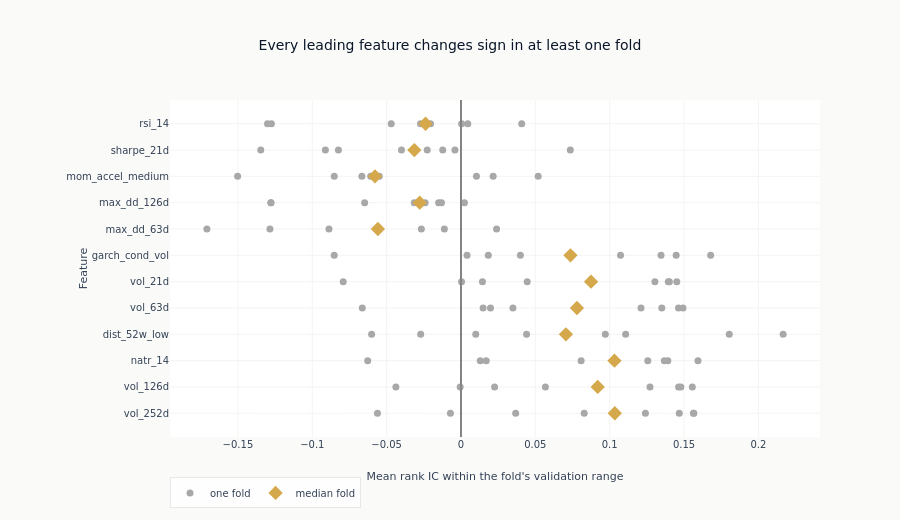

Notebook code cell kept with this figure:
### Markdown cell above
### The same association, fold by fold

Each row is one feature and each dot is its average IC inside one fold's validation
range. The amber diamond is the median of those folds. A feature whose dots sit on one
side of zero behaved the same way in every period; one whose dots straddle zero did not,
whatever its overall average says.

### Code cell
FOLDS_SHOWN = 12
fold_features = [f for f in eval_summary["feature"].to_list() if f in fold_stats][:FOLDS_SHOWN]
fig = go.Figure()
for feat in fold_features:
    per_fold = per_fold_mean_ics(feat)
    first = feat == fold_features[0]
    fig.add_trace(
        go.Scatter(
            x=per_fold,
            y=[feat] * len(per_fold),
            mode="markers",
            marker=dict(color=GRAY_FILLS["muted"], size=7),
            name="one fold",
            legendgroup="fold",
            showlegend=first,
        )
    )
    fig.add_trace(
        go.Scatter(
            x=[fold_stats[feat]["median_fold_ic"]],
            y=[feat],
            mode="markers",
            marker=dict(color=COLORS["amber"], size=11, symbol="diamond"),
            name="median fold",
            legendgroup="median",
            showlegend=first,
        )
    )
fig.add_vline(x=0, line=dict(color=GRAY_FILLS["border"], width=1))
fig.update_layout(
    template="ml4t",
    height=520,
    width=900,
    title_text="Every leading feature changes sign in at least one fold",
    xaxis_title="Mean rank IC within the fold's validation range",
    yaxis_title="Feature",
    legend=dict(orientation="h", y=-0.12),
    margin=dict(l=170),
)
fig.show()

### Figure 1 — Plotly figure (JSON) as saved in the notebook; plotly's stock layout.template omitted (floating-point values rounded to 4 significant figures)
{"data": [{"legendgroup": "fold", "marker": {"color": "#a8a8a8", "size": 7}, "mode": "markers", "name": "one fold", "showlegend": true, "type": "scatter", "x": [0.03677, -0.007112, 0.08287, 0.1468, 0.124, -0.05617, 0.1563, 0.1566], "y": ["vol_252d", "vol_252d", "vol_252d", "vol_252d", "vol_252d", "vol_252d", "vol_252d", "vol_252d"]}, {"legendgroup": "median", "marker": {"color": "#D4A84B", "size": 11, "symbol": "diamond"}, "mode": "markers", "name": "median fold", "showlegend": true, "type": "scatter", "x": [0.1034], "y": ["vol_252d"]}, {"legendgroup": "fold", "marker": {"color": "#a8a8a8", "size": 7}, "mode": "markers", "name": "one fold", "showlegend": false, "type": "scatter", "x": [0.0226, -0.0005445, 0.05677, 0.1478, 0.1271, -0.04378, 0.1463, 0.1556], "y": ["vol_126d", "vol_126d", "vol_126d", "vol_126d", "vol_126d", "vol_126d", "vol_126d", "vol_126d"]}, {"legendgroup": "median", "marker": {"color": "#D4A84B", "size": 11, "symbol": "diamond"}, "mode": "markers", "name": "median fold", "showlegend": false, "type": "scatter", "x": [0.09194], "y": ["vol_126d"]}, {"legendgroup": "fold", "marker": {"color": "#a8a8a8", "size": 7}, "mode": "markers", "name": "one fold", "showlegend": false, "type": "scatter", "x": [0.01697, 0.01295, 0.0808, 0.1391, 0.1367, -0.06273, 0.1256, 0.1594], "y": ["natr_14", "natr_14", "natr_14", "natr_14", "natr_14", "natr_14", "natr_14", "natr_14"]}, {"legendgroup": "median", "marker": {"color": "#D4A84B", "size": 11, "symbol": "diamond"}, "mode": "markers", "name": "median fold", "showlegend": false, "type": "scatter", "x": [0.1032], "y": ["natr_14"]}, {"legendgroup": "fold", "marker": {"color": "#a8a8a8", "size": 7}, "mode": "markers", "name": "one fold", "showlegend": false, "type": "scatter", "x": [-0.02711, 0.009928, 0.1107, 0.2166, 0.09705, -0.06012, 0.1804, 0.0441], "y": ["dist_52w_low", "dist_52w_low", "dist_52w_low", "dist_52w_low", "dist_52w_low", "dist_52w_low", "dist_52w_low", "dist_52w_low"]}, {"legendgroup": "median", "marker": {"color": "#D4A84B", "size": 11, "symbol": "diamond"}, "mode": "markers", "name": "median fold", "showlegend": false, "type": "scatter", "x": [0.07058], "y": ["dist_52w_low"]}, {"legendgroup": "fold", "marker": {"color": "#a8a8a8", "size": 7}, "mode": "markers", "name": "one fold", "showlegend": false, "type": "scatter", "x": [0.01487, 0.01982, 0.03493, 0.1351, 0.1211, -0.06636, 0.1463, 0.1493], "y": ["vol_63d", "vol_63d", "vol_63d", "vol_63d", "vol_63d", "vol_63d", "vol_63d", "vol_63d"]}, {"legendgroup": "median", "marker": {"color": "#D4A84B", "size": 11, "symbol": "diamond"}, "mode": "markers", "name": "median fold", "showlegend": false, "type": "scatter", "x": [0.078], "y": ["vol_63d"]}, {"legendgroup": "fold", "marker": {"color": "#a8a8a8", "size": 7}, "mode": "markers", "name": "one fold", "showlegend": false, "type": "scatter", "x": [0.01443, 0.000384, 0.04452, 0.1394, 0.1304, -0.07922, 0.1401, 0.1451], "y": ["vol_21d", "vol_21d", "vol_21d", "vol_21d", "vol_21d", "vol_21d", "vol_21d", "vol_21d"]}, {"legendgroup": "median", "marker": {"color": "#D4A84B", "size": 11, "symbol": "diamond"}, "mode": "markers", "name": "median fold", "showlegend": false, "type": "scatter", "x": [0.08747], "y": ["vol_21d"]}, {"legendgroup": "fold", "marker": {"color": "#a8a8a8", "size": 7}, "mode": "markers", "name": "one fold", "showlegend": false, "type": "scatter", "x": [0.01836, 0.004073, 0.03994, 0.1345, 0.1073, -0.08525, 0.1679, 0.1447], "y": ["garch_cond_vol", "garch_cond_vol", "garch_cond_vol", "garch_cond_vol", "garch_cond_vol", "garch_cond_vol", "garch_cond_vol", "garch_cond_vol"]}, {"legendgroup": "median", "marker": {"color": "#D4A84B", "size": 11, "symbol": "diamond"}, "mode": "markers", "name": "median fold", "showlegend": false, "type": "scatter", "x": [0.07362], "y": ["garch_cond_vol"]}, {"legendgroup": "fold", "marker": {"color": "#a8a8a8", "size": 7}, "mode": "markers", "name": "one fold", "showlegend": false, "type": "scatter", "x": [-0.01118, -0.05682, -0.02664, -0.05495, -0.1285, 0.02394, -0.0888, -0.1709], "y": ["max_dd_63d", "max_dd_63d", "max_dd_63d", "max_dd_63d", "max_dd_63d", "max_dd_63d", "max_dd_63d", "max_dd_63d"]}, {"legendgroup": "median", "marker": {"color": "#D4A84B", "size": 11, "symbol": "diamond"}, "mode": "markers", "name": "median fold", "showlegend": false, "type": "scatter", "x": [-0.05588], "y": ["max_dd_63d"]}, {"legendgroup": "fold", "marker": {"color": "#a8a8a8", "size": 7}, "mode": "markers", "name": "one fold", "showlegend": false, "type": "scatter", "x": [-0.03141, -0.01503, 0.002323, -0.02411, -0.1279, -0.01312, -0.0648, -0.1277], "y": ["max_dd_126d", "max_dd_126d", "max_dd_126d", "max_dd_126d", "max_dd_126d", "max_dd_126d", "max_dd_126d", "max_dd_126d"]}, {"legendgroup": "median", "marker": {"color": "#D4A84B", "size": 11, "symbol": "diamond"}, "mode": "markers", "name": "median fold", "showlegend": false, "type": "scatter", "x": [-0.02776], "y": ["max_dd_126d"]}, {"legendgroup": "fold", "marker": {"color": "#a8a8a8", "size": 7}, "mode": "markers", "name": "one fold", "showlegend": false, "type": "scatter", "x": [-0.06664, 0.0104, -0.05498, -0.1502, 0.02163, 0.05191, -0.06072, -0.08523], "y": ["mom_accel_medium", "mom_accel_medium", "mom_accel_medium", "mom_accel_medium", "mom_accel_medium", "mom_accel_medium", "mom_accel_medium", "mom_accel_medium"]}, {"legendgroup": "median", "marker": {"color": "#D4A84B", "size": 11, "symbol": "diamond"}, "mode": "markers", "name": "median fold", "showlegend": false, "type": "scatter", "x": [-0.05785], "y": ["mom_accel_medium"]}, {"legendgroup": "fold", "marker": {"color": "#a8a8a8", "size": 7}, "mode": "markers", "name": "one fold", "showlegend": false, "type": "scatter", "x": [-0.0123, -0.004078, -0.02272, 0.0735, -0.1347, -0.04002, -0.09119, -0.08243], "y": ["sharpe_21d", "sharpe_21d", "sharpe_21d", "sharpe_21d", "sharpe_21d", "sharpe_21d", "sharpe_21d", "sharpe_21d"]}, {"legendgroup": "median", "marker": {"color": "#D4A84B", "size": 11, "symbol": "diamond"}, "mode": "markers", "name": "median fold", "showlegend": false, "type": "scatter", "x": [-0.03137], "y": ["sharpe_21d"]}, {"legendgroup": "fold", "marker": {"color": "#a8a8a8", "size": 7}, "mode": "markers", "name": "one fold", "showlegend": false, "type": "scatter", "x": [-0.02049, 0.000429, 0.004584, 0.04083, -0.1275, -0.02722, -0.04693, -0.1301], "y": ["rsi_14", "rsi_14", "rsi_14", "rsi_14", "rsi_14", "rsi_14", "rsi_14", "rsi_14"]}, {"legendgroup": "median", "marker": {"color": "#D4A84B", "size": 11, "symbol": "diamond"}, "mode": "markers", "name": "median fold", "showlegend": false, "type": "scatter", "x": [-0.02386], "y": ["rsi_14"]}], "layout": {"height": 520, "legend": {"orientation": "h", "y": -0.12}, "margin": {"l": 170}, "shapes": [{"line": {"color": "#666666", "width": 1}, "type": "line", "x0": 0, "x1": 0, "xref": "x", "y0": 0, "y1": 1, "yref": "y domain"}], "title": {"text": "Every leading feature changes sign in at least one fold"}, "width": 900, "xaxis": {"title": {"text": "Mean rank IC within the fold's validation range"}}, "yaxis": {"title": {"text": "Feature"}}}}
